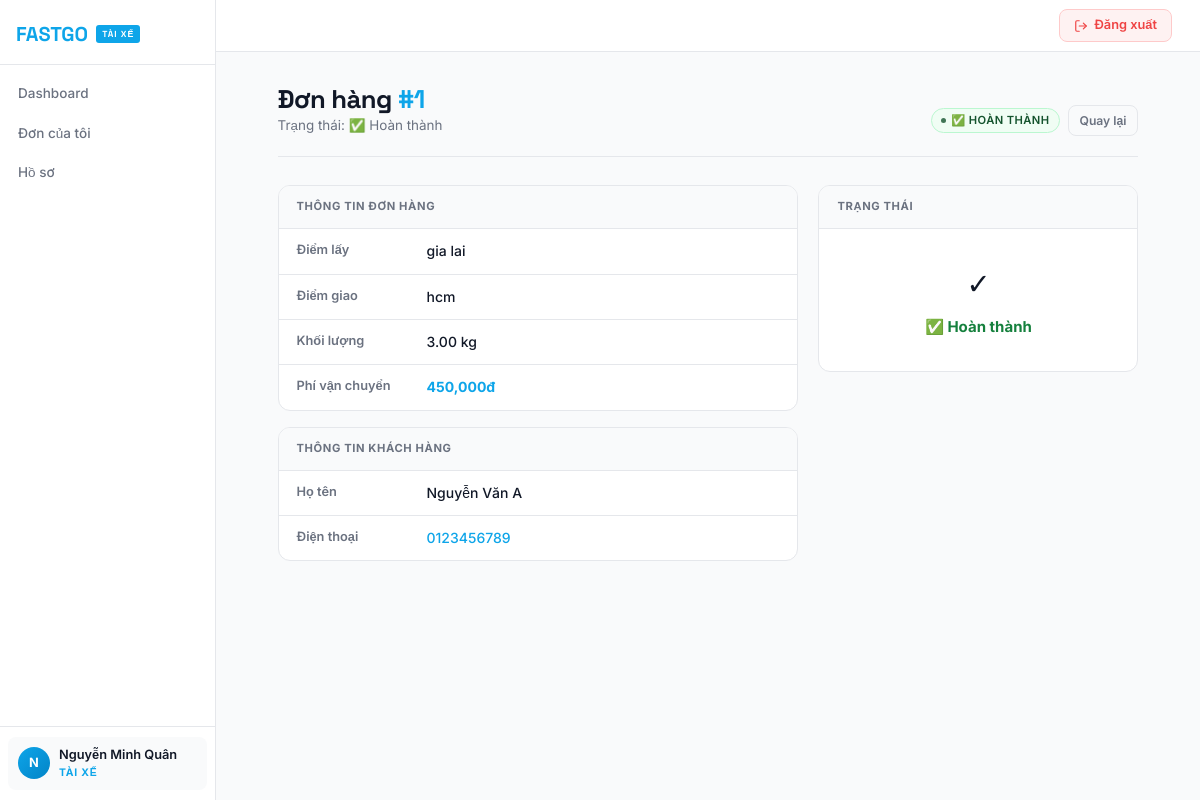
The app's page /driver/update-status.php?id=1 (signed in) with its own data.
### tables this page shows
CREATE TABLE `orders` (
  `id` int(11) NOT NULL,
  `customer_id` int(11) NOT NULL,
  `driver_id` int(11) DEFAULT NULL,
  `staff_id` int(11) DEFAULT NULL,
  `pickup_address` text NOT NULL,
  `delivery_address` text NOT NULL,
  `weight` decimal(10,2) DEFAULT NULL,
  `price` decimal(10,2) DEFAULT NULL,
  `status` enum('pending','assigned','picked_up','delivering','completed','cancelled') DEFAULT 'pending',
  `created_at` timestamp NOT NULL DEFAULT current_timestamp(),
  `distance_km` decimal(8,2) DEFAULT 0.00 COMMENT 'Khoảng cách km',
  `package_type` varchar(20) DEFAULT 'small' COMMENT 'Loại hàng: document/small/medium/large/fragile/food',
  `note` text DEFAULT NULL COMMENT 'Ghi chú của khách',
  `goods_value` decimal(12,2) DEFAULT 0.00 COMMENT 'Giá trị hàng hóa',
  `shipping_fee` decimal(12,2) DEFAULT 0.00 COMMENT 'Phí ship hệ thống tính',
  `fee_approved` tinyint(1) DEFAULT 0 COMMENT '1 = nhân viên đã duyệt phí'
);

CREATE TABLE `users` (
  `id` int(11) NOT NULL,
  `fullname` varchar(255) NOT NULL,
  `email` varchar(255) NOT NULL,
  `phone` varchar(20) DEFAULT NULL,
  `password` varchar(255) NOT NULL,
  `role` enum('admin','staff','driver','customer') DEFAULT 'customer',
  `status` enum('active','locked') NOT NULL DEFAULT 'active',
  `cccd` varchar(20) DEFAULT NULL,
  `birthdate` date DEFAULT NULL,
  `education` varchar(100) DEFAULT NULL,
  `vehicle_plate` varchar(20) DEFAULT NULL,
  `address` text DEFAULT NULL,
  `hometown` varchar(255) DEFAULT NULL,
  `ethnicity` varchar(100) DEFAULT NULL,
  `gender` varchar(20) DEFAULT NULL,
  `nationality` varchar(100) DEFAULT NULL,
  `religion` varchar(100) DEFAULT NULL,
  `license_type` varchar(20) DEFAULT NULL,
  `created_at` timestamp NOT NULL DEFAULT current_timestamp()
);

### includes/functions.php (called while the page is built, shortened)
<?php
function getStatusText(string $status): string
{
    $map = [
        'pending'    => '⏳ Chờ xử lý',
        'assigned'   => '📋 Đã phân công',
        'picked_up'  => '📦 Đã lấy hàng',
        'delivering' => '🚚 Đang giao',
        'completed'  => '✅ Hoàn thành',
        'cancelled'  => '❌ Đã hủy',
    ];
    return $map[$status] ?? ucfirst($status);
}
?>

### driver/update-status.php (the view, shortened to what this page needs)
<?php
require "../includes/db.php";
require "../includes/functions.php";
$order_id  = (int)$_GET['id'];
$driver_id = $_SESSION['user']['id'];
$stmt = $conn->prepare("SELECT orders.*, u.fullname AS customer_name, u.phone AS customer_phone FROM orders JOIN users u ON orders.customer_id = u.id WHERE orders.id=? AND orders.driver_id=?");
$stmt->execute([$order_id, $driver_id]);
$order = $stmt->fetch(PDO::FETCH_ASSOC);
include "../includes/header-nhanvien.php";
?>
<div class="page-header">
    <div>
        <h2>Đơn hàng <span>#<?= $order['id'] ?></span></h2>
        <p style="color:var(--text-muted);font-size:.84rem;margin:0;">Trạng thái: <?= getStatusText($order['status']) ?></p>
    </div>
    <div style="display:flex;gap:8px;align-items:center">
        <span class="badge badge-<?= $order['status'] ?>"><?= getStatusText($order['status']) ?></span>
        <a href="my-orders.php" class="btn btn-ghost btn-sm">Quay lại</a>
    </div>
</div>
<div class="update-grid">
    <div>
        <div class="info-section">
            <div class="info-section-title">Thông tin đơn hàng</div>
            <div class="info-row"><span class="info-key">Điểm lấy</span><span class="info-val"><?= htmlspecialchars($order['pickup_address']) ?></span></div>
            <div class="info-row"><span class="info-key">Điểm giao</span><span class="info-val"><?= htmlspecialchars($order['delivery_address']) ?></span></div>
            <div class="info-row"><span class="info-key">Khối lượng</span><span class="info-val"><?= $order['weight'] ?> kg</span></div>
            <div class="info-row"><span class="info-key">Phí vận chuyển</span><span class="info-val" style="font-weight:700;color:var(--role-color)"><?= number_format($order['price']) ?>đ</span></div>
        </div>
        <div class="info-section">
            <div class="info-section-title">Thông tin khách hàng</div>
            <div class="info-row"><span class="info-key">Họ tên</span><span class="info-val"><?= htmlspecialchars($order['customer_name']) ?></span></div>
            <div class="info-row"><span class="info-key">Điện thoại</span><span class="info-val"><a href="tel:<?= $order['customer_phone'] ?>"><?= htmlspecialchars($order['customer_phone']) ?></a></span></div>
        </div>
    </div>
    <div>
        <?php if (in_array($order['status'], ['completed','cancelled'])): ?>
        <div class="action-panel">
            <div class="action-panel-title">Trạng thái</div>
            <div class="action-panel-body" style="text-align:center;padding:32px 20px">
                <div style="font-size:1.8rem;margin-bottom:8px"><?= $order['status'] === 'completed' ? '✓' : '✗' ?></div>
                <div style="font-weight:700;color:<?= $order['status'] === 'completed' ? '#15803D' : '#9F1239' ?>"><?= getStatusText($order['status']) ?></div>
            </div>
        </div>
        <?php endif; ?>
    </div>
</div>
<?php include "../includes/footer.php"; ?>

### assets/css/style.css (style rules this page uses)
:root { --brand: #F97316; --brand-dark: #C2410C; --brand-mid: #EA580C; --brand-glow: rgba(249,115,22,.16); --brand-light: #FFF7ED; --brand-border: #FED7AA; --accent: #0EA5E9; --text: #111827; --text-muted: #6B7280; --text-light: #9CA3AF; --bg: #F9FAFB; --bg-alt: #F3F4F6; --surface: #FFFFFF; --surface-2: #F9FAFB; --border: #E5E7EB; --border-dark: #D1D5DB; --shadow-xs: 0 1px 2px rgba(0,0,0,.05); --shadow-sm: 0 1px 3px rgba(0,0,0,.08), 0 1px 2px rgba(0,0,0,.04); --shadow: 0 4px 6px rgba(0,0,0,.06), 0 2px 4px rgba(0,0,0,.04); --shadow-md: 0 10px 15px rgba(0,0,0,.06), 0 4px 6px rgba(0,0,0,.04); --shadow-lg: 0 20px 25px rgba(0,0,0,.07), 0 8px 10px rgba(0,0,0,.04); --shadow-brand: 0 4px 14px rgba(249,115,22,.3); --radius-xs: 4px; --radius-sm: 8px; --radius: 12px; --radius-lg: 16px; --radius-xl: 24px; --transition: .15s cubic-bezier(.4,0,.2,1); --transition-md: .25s cubic-bezier(.4,0,.2,1); --role-color: #F97316; --role-dark: #C2410C; --role-mid: #EA580C; --role-light: #FFF7ED; --role-border: #FED7AA; --role-glow: rgba(249,115,22,.14); }
*, *::before, *::after { box-sizing: border-box; margin: 0; padding: 0; }
html { scroll-behavior: smooth; }
body { font-family: 'Inter', sans-serif; background: var(--bg); color: var(--text); min-height: 100vh; line-height: 1.6; -webkit-font-smoothing: antialiased; -moz-osx-font-smoothing: grayscale; font-size: 15px; }
.page-header { padding: 32px 0 20px; margin-bottom: 28px; display: flex; align-items: flex-end; justify-content: space-between; border-bottom: 1px solid var(--border); gap: 16px; }
.page-header h1, .page-header h2 { font-family: 'Space Grotesk', sans-serif; font-size: 1.6rem; font-weight: 700; color: var(--text); letter-spacing: -0.5px; margin: 0; line-height: 1.2; }
.page-header h1 span, .page-header h2 span { color: var(--role-color); }
.badge { display: inline-flex; align-items: center; gap: 5px; padding: 3px 9px; border-radius: 20px; font-size: 0.7rem; font-weight: 600; text-transform: uppercase; letter-spacing: 0.4px; border: 1px solid transparent; }
.badge::before { content: ''; width: 5px; height: 5px; border-radius: 50%; background: currentColor; opacity: .8; flex-shrink: 0; }
.badge-completed { background: #F0FDF4; color: #14532D; border-color: #BBF7D0; }
.btn { display: inline-flex; align-items: center; justify-content: center; gap: 6px; padding: 8px 18px; border-radius: var(--radius-sm); font-family: 'Inter', sans-serif; font-weight: 600; font-size: 0.84rem; cursor: pointer; border: none; transition: var(--transition); text-decoration: none; white-space: nowrap; }
.btn-ghost { background: var(--surface-2); color: var(--text-muted); border: 1.5px solid var(--border); }
.btn-sm { padding: 5px 11px; font-size: 0.76rem; }
a { color: var(--role-color); text-decoration: none; font-weight: 500; transition: opacity var(--transition); }
p { margin-bottom: 12px; }
h1, h2, h3 { font-family: 'Space Grotesk', sans-serif; font-weight: 700; margin-bottom: 14px; letter-spacing: -0.3px; }
h2 { font-size: 1.35rem; }
body.has-sidebar { display: flex; min-height: 100vh; }

### driver/update-status.php (style rules this page uses)
.update-grid { display: grid; grid-template-columns: 1fr 320px; gap: 20px; }
.info-section { background: var(--surface); border-radius: var(--radius); border: 1px solid var(--border); overflow: hidden; margin-bottom: 16px; }
.info-section-title { padding: 12px 18px; border-bottom: 1px solid var(--border); background: var(--surface-2); font-size: .7rem; font-weight: 700; color: var(--text-muted); text-transform: uppercase; letter-spacing: .6px; }
.info-row { display: flex; padding: 11px 18px; border-bottom: 1px solid var(--border); }
.info-row:last-child { border-bottom: none; }
.info-key { font-size: .8rem; font-weight: 600; color: var(--text-muted); width: 130px; flex-shrink: 0; }
.info-val { font-size: .875rem; color: var(--text); font-weight: 500; }
.action-panel { background: var(--surface); border-radius: var(--radius); border: 1px solid var(--border); overflow: hidden; }
.action-panel-title { padding: 12px 18px; border-bottom: 1px solid var(--border); background: var(--surface-2); font-size: .7rem; font-weight: 700; color: var(--text-muted); text-transform: uppercase; letter-spacing: .6px; }
.action-panel-body { padding: 20px; }

### records on screen
orders: id "1", status "✅ Hoàn thành", status "✅ HOÀN THÀNH", pickup_address "gia lai", delivery_address "hcm", weight "3.00", price "450,000", customer.fullname "Nguyễn Văn A", customer.phone "0123456789"

### other values on screen
$role_label "TÀI XẾ"
$item['label'] "Dashboard"
$item['label'] "Đơn của tôi"
$item['label'] "Hồ sơ"
$initials "N"
$fullname "Nguyễn Minh Quân"
